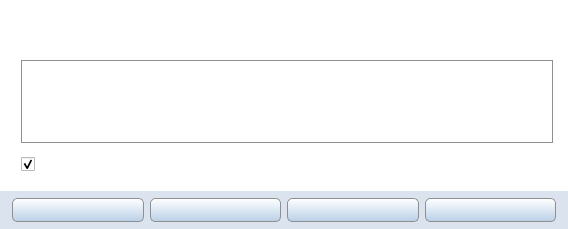
<?xml version="1.0" encoding="UTF-8"?>
<ui version="4.0">
 <class>MessageExisting</class>
 <widget class="QWidget" name="MessageExisting">
  <property name="geometry">
   <rect>
    <x>0</x>
    <y>0</y>
    <width>568</width>
    <height>229</height>
   </rect>
  </property>
  <property name="windowTitle">
   <string notr="true">Allplan - SmartCatalog</string>
  </property>
  <property name="windowIcon">
   <iconset resource="../icones/icons.qrc">
    <normaloff>:/Images/search_replace.svg</normaloff>:/Images/search_replace.svg</iconset>
  </property>
  <property name="styleSheet">
   <string notr="true">QWidget#MessageExisting{background-color: #FFFFFF; }</string>
  </property>
  <layout class="QGridLayout" name="gridLayout">
   <property name="leftMargin">
    <number>0</number>
   </property>
   <property name="rightMargin">
    <number>0</number>
   </property>
   <property name="bottomMargin">
    <number>0</number>
   </property>
   <property name="verticalSpacing">
    <number>15</number>
   </property>
   <item row="2" column="0" colspan="4">
    <widget class="QWidget" name="fond" native="true">
     <property name="minimumSize">
      <size>
       <width>0</width>
       <height>38</height>
      </size>
     </property>
     <property name="maximumSize">
      <size>
       <width>16777215</width>
       <height>38</height>
      </size>
     </property>
     <property name="styleSheet">
      <string notr="true">QWidget#fond{background: #DBE4EE}</string>
     </property>
     <layout class="QHBoxLayout" name="horizontalLayout_3">
      <property name="leftMargin">
       <number>6</number>
      </property>
      <property name="topMargin">
       <number>0</number>
      </property>
      <property name="rightMargin">
       <number>6</number>
      </property>
      <property name="bottomMargin">
       <number>0</number>
      </property>
      <item>
       <spacer name="horizontalSpacer">
        <property name="orientation">
         <enum>Qt::Horizontal</enum>
        </property>
        <property name="sizeType">
         <enum>QSizePolicy::Fixed</enum>
        </property>
        <property name="sizeHint" stdset="0">
         <size>
          <width>6</width>
          <height>20</height>
         </size>
        </property>
       </spacer>
      </item>
      <item>
       <widget class="QPushButton" name="update">
        <property name="minimumSize">
         <size>
          <width>0</width>
          <height>24</height>
         </size>
        </property>
        <property name="maximumSize">
         <size>
          <width>16777215</width>
          <height>24</height>
         </size>
        </property>
        <property name="font">
         <font>
          <family>Segoe UI</family>
          <pointsize>9</pointsize>
         </font>
        </property>
        <property name="styleSheet">
         <string notr="true">QPushButton{border: 1px solid #8f8f91; border-radius: 5px ; padding-right: 10px; padding-left: 10px; background-color: qlineargradient(spread:pad, x1:0, y1:0, x2:0, y2:1, stop:0 #FFFFFF, stop:1 #BAD0E7); }
QPushButton:hover{background-color: qlineargradient(spread:pad, x1:0, y1:0, x2:0, y2:1, stop:0 #F8F8F8, stop:1 #8FADCC); }
QPushButton:pressed{background-color: qlineargradient(spread:pad, x1:0, y1:0, x2:0, y2:1, stop:0 #8FADCC, stop:1 #F8F8F8); }</string>
        </property>
        <property name="icon">
         <iconset resource="../icones/icons.qrc">
          <normaloff>:/Images/refresh.png</normaloff>:/Images/refresh.png</iconset>
        </property>
        <property name="iconSize">
         <size>
          <width>18</width>
          <height>18</height>
         </size>
        </property>
       </widget>
      </item>
      <item>
       <widget class="QPushButton" name="replace">
        <property name="minimumSize">
         <size>
          <width>0</width>
          <height>24</height>
         </size>
        </property>
        <property name="maximumSize">
         <size>
          <width>16777215</width>
          <height>24</height>
         </size>
        </property>
        <property name="font">
         <font>
          <family>Segoe UI</family>
          <pointsize>9</pointsize>
         </font>
        </property>
        <property name="styleSheet">
         <string notr="true">QPushButton{border: 1px solid #8f8f91; border-radius: 5px ; padding-right: 10px; padding-left: 10px; background-color: qlineargradient(spread:pad, x1:0, y1:0, x2:0, y2:1, stop:0 #FFFFFF, stop:1 #BAD0E7); }
QPushButton:hover{background-color: qlineargradient(spread:pad, x1:0, y1:0, x2:0, y2:1, stop:0 #F8F8F8, stop:1 #8FADCC); }
QPushButton:pressed{background-color: qlineargradient(spread:pad, x1:0, y1:0, x2:0, y2:1, stop:0 #8FADCC, stop:1 #F8F8F8); }</string>
        </property>
        <property name="icon">
         <iconset resource="../icones/icons.qrc">
          <normaloff>:/Images/search_replace.svg</normaloff>:/Images/search_replace.svg</iconset>
        </property>
        <property name="iconSize">
         <size>
          <width>18</width>
          <height>18</height>
         </size>
        </property>
       </widget>
      </item>
      <item>
       <widget class="QPushButton" name="duplicate">
        <property name="minimumSize">
         <size>
          <width>0</width>
          <height>24</height>
         </size>
        </property>
        <property name="maximumSize">
         <size>
          <width>16777215</width>
          <height>24</height>
         </size>
        </property>
        <property name="font">
         <font>
          <family>Segoe UI</family>
          <pointsize>9</pointsize>
         </font>
        </property>
        <property name="styleSheet">
         <string notr="true">QPushButton{border: 1px solid #8f8f91; border-radius: 5px ; padding-right: 10px; padding-left: 10px; background-color: qlineargradient(spread:pad, x1:0, y1:0, x2:0, y2:1, stop:0 #FFFFFF, stop:1 #BAD0E7); }
QPushButton:hover{background-color: qlineargradient(spread:pad, x1:0, y1:0, x2:0, y2:1, stop:0 #F8F8F8, stop:1 #8FADCC); }
QPushButton:pressed{background-color: qlineargradient(spread:pad, x1:0, y1:0, x2:0, y2:1, stop:0 #8FADCC, stop:1 #F8F8F8); }</string>
        </property>
        <property name="icon">
         <iconset>
          <normaloff>:/Images/folder_paste.svg</normaloff>:/Images/folder_paste.svg</iconset>
        </property>
        <property name="iconSize">
         <size>
          <width>18</width>
          <height>18</height>
         </size>
        </property>
       </widget>
      </item>
      <item>
       <widget class="QPushButton" name="quit">
        <property name="minimumSize">
         <size>
          <width>0</width>
          <height>24</height>
         </size>
        </property>
        <property name="maximumSize">
         <size>
          <width>16777215</width>
          <height>24</height>
         </size>
        </property>
        <property name="font">
         <font>
          <family>Segoe UI</family>
          <pointsize>9</pointsize>
         </font>
        </property>
        <property name="styleSheet">
         <string notr="true">QPushButton{border: 1px solid #8f8f91; border-radius: 5px ; padding-right: 10px; padding-left: 10px; background-color: qlineargradient(spread:pad, x1:0, y1:0, x2:0, y2:1, stop:0 #FFFFFF, stop:1 #BAD0E7); }
QPushButton:hover{background-color: qlineargradient(spread:pad, x1:0, y1:0, x2:0, y2:1, stop:0 #F8F8F8, stop:1 #8FADCC); }
QPushButton:pressed{background-color: qlineargradient(spread:pad, x1:0, y1:0, x2:0, y2:1, stop:0 #8FADCC, stop:1 #F8F8F8); }</string>
        </property>
        <property name="icon">
         <iconset resource="../icones/icons.qrc">
          <normaloff>:/Images/exit.png</normaloff>:/Images/exit.png</iconset>
        </property>
        <property name="iconSize">
         <size>
          <width>18</width>
          <height>18</height>
         </size>
        </property>
       </widget>
      </item>
      <item>
       <spacer name="horizontalSpacer_2">
        <property name="orientation">
         <enum>Qt::Horizontal</enum>
        </property>
        <property name="sizeType">
         <enum>QSizePolicy::Fixed</enum>
        </property>
        <property name="sizeHint" stdset="0">
         <size>
          <width>6</width>
          <height>20</height>
         </size>
        </property>
       </spacer>
      </item>
     </layout>
    </widget>
   </item>
   <item row="0" column="3">
    <spacer name="horizontalSpacer_4">
     <property name="orientation">
      <enum>Qt::Horizontal</enum>
     </property>
     <property name="sizeType">
      <enum>QSizePolicy::Fixed</enum>
     </property>
     <property name="sizeHint" stdset="0">
      <size>
       <width>9</width>
       <height>20</height>
      </size>
     </property>
    </spacer>
   </item>
   <item row="0" column="2" rowspan="2">
    <layout class="QVBoxLayout" name="verticalLayout">
     <property name="spacing">
      <number>9</number>
     </property>
     <item>
      <widget class="QLabel" name="message">
       <property name="minimumSize">
        <size>
         <width>0</width>
         <height>40</height>
        </size>
       </property>
       <property name="font">
        <font>
         <family>Segoe UI</family>
         <pointsize>9</pointsize>
        </font>
       </property>
       <property name="text">
        <string/>
       </property>
       <property name="textInteractionFlags">
        <set>Qt::LinksAccessibleByMouse|Qt::TextSelectableByMouse</set>
       </property>
      </widget>
     </item>
     <item>
      <widget class="QTextBrowser" name="details">
       <property name="font">
        <font>
         <family>Segoe UI</family>
         <pointsize>9</pointsize>
        </font>
       </property>
       <property name="styleSheet">
        <string notr="true">QTextBrowser{border: 1px solid #8f8f91; padding-left: 5px; }</string>
       </property>
      </widget>
     </item>
     <item>
      <widget class="QCheckBox" name="chk_all">
       <property name="minimumSize">
        <size>
         <width>0</width>
         <height>24</height>
        </size>
       </property>
       <property name="maximumSize">
        <size>
         <width>16777215</width>
         <height>24</height>
        </size>
       </property>
       <property name="font">
        <font>
         <family>Segoe UI</family>
         <pointsize>9</pointsize>
         <weight>75</weight>
         <bold>true</bold>
        </font>
       </property>
       <property name="text">
        <string/>
       </property>
       <property name="checked">
        <bool>true</bool>
       </property>
      </widget>
     </item>
    </layout>
   </item>
   <item row="0" column="0">
    <spacer name="horizontalSpacer_3">
     <property name="orientation">
      <enum>Qt::Horizontal</enum>
     </property>
     <property name="sizeType">
      <enum>QSizePolicy::Fixed</enum>
     </property>
     <property name="sizeHint" stdset="0">
      <size>
       <width>9</width>
       <height>20</height>
      </size>
     </property>
    </spacer>
   </item>
  </layout>
 </widget>
 <tabstops>
  <tabstop>quit</tabstop>
  <tabstop>duplicate</tabstop>
  <tabstop>replace</tabstop>
  <tabstop>update</tabstop>
  <tabstop>chk_all</tabstop>
  <tabstop>details</tabstop>
 </tabstops>
 <resources>
  <include location="../icones/icons.qrc"/>
 </resources>
 <connections/>
</ui>
